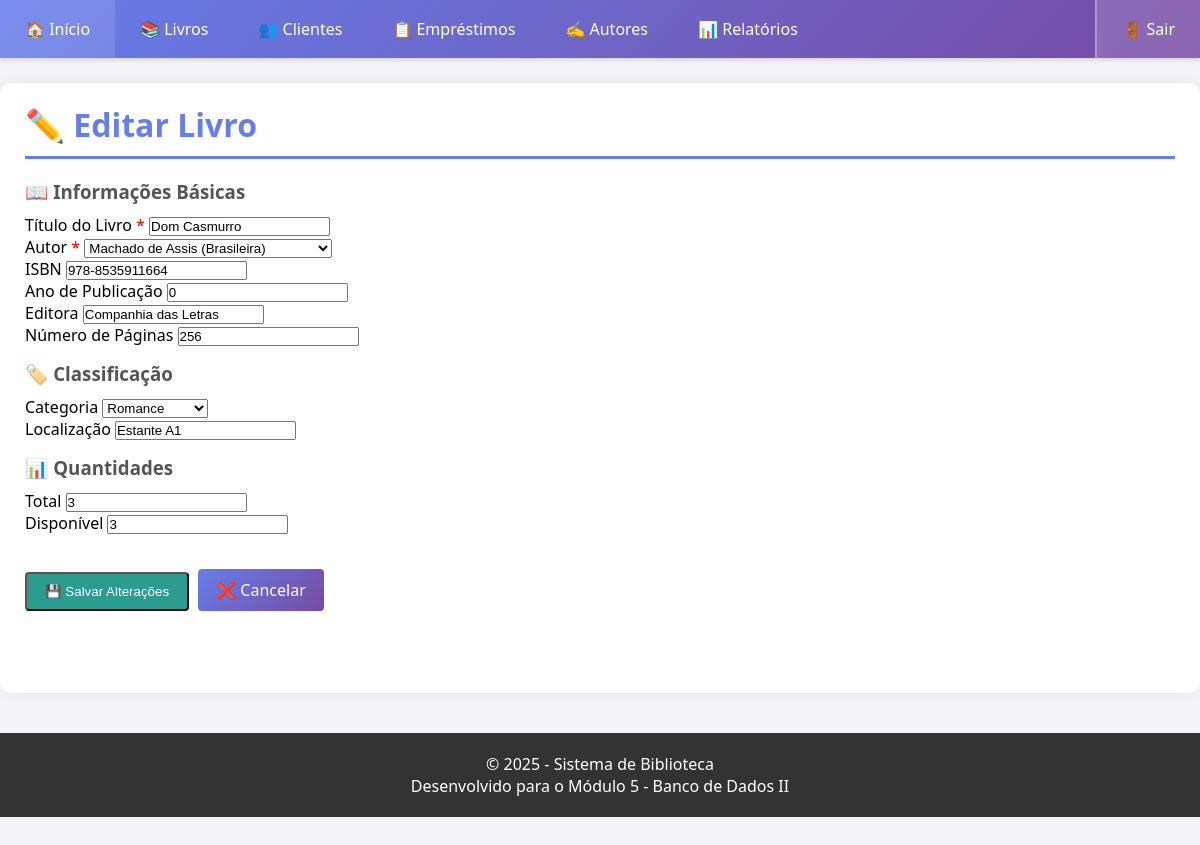
Page /livro_editar.php?id=1 on the committed database.
### tables this page shows
CREATE TABLE livros (
    id INT AUTO_INCREMENT PRIMARY KEY,
    titulo VARCHAR(200) NOT NULL,
    autor_id INT NOT NULL,
    isbn VARCHAR(20) UNIQUE,
    ano_publicacao YEAR,
    editora VARCHAR(100),
    numero_paginas INT,
    quantidade_total INT DEFAULT 1,
    quantidade_disponivel INT DEFAULT 1,
    categoria VARCHAR(50),
    localizacao VARCHAR(50),  
    created_at TIMESTAMP DEFAULT CURRENT_TIMESTAMP,
    updated_at TIMESTAMP DEFAULT CURRENT_TIMESTAMP ON UPDATE CURRENT_TIMESTAMP,
    
     
    FOREIGN KEY (autor_id) REFERENCES autores(id) ON DELETE RESTRICT,
    
     
    INDEX idx_titulo (titulo),
    INDEX idx_autor (autor_id),
    INDEX idx_isbn (isbn)
);

CREATE TABLE autores (
    id INT AUTO_INCREMENT PRIMARY KEY,
    nome VARCHAR(150) NOT NULL,
    nacionalidade VARCHAR(50),
    data_nascimento DATE,
    biografia TEXT,
    created_at TIMESTAMP DEFAULT CURRENT_TIMESTAMP,
    updated_at TIMESTAMP DEFAULT CURRENT_TIMESTAMP ON UPDATE CURRENT_TIMESTAMP
);

### livro_editar.php (the view, shortened to what this page needs)
<?php
require_once 'includes/header.php';
$db = Database::getInstance();
$pdo = $db->getConnection();
$id = isset($_GET['id']) ? (int)$_GET['id'] : 0;
try {
    $sql = "SELECT * FROM livros WHERE id = :id";
    $stmt = $pdo->prepare($sql);
    $stmt->execute(['id' => $id]);
    $livro = $stmt->fetch(PDO::FETCH_ASSOC);
    $sqlAutores = "SELECT id, nome, nacionalidade FROM autores ORDER BY nome";
    $autores = $pdo->query($sqlAutores)->fetchAll(PDO::FETCH_ASSOC);
?>
<h1>✏️ Editar Livro</h1>
<form method="POST" action="livro_atualizar.php" id="formLivro">
    <div class="card">
        <h3>📖 Informações Básicas</h3>
        <div class="form-group">
            <label for="titulo">Título do Livro <span style="color:red">*</span></label>
            <input type="text" id="titulo" name="titulo" required maxlength="200"
                   value="<?= htmlspecialchars($livro['titulo']) ?>">
        </div>
        <div class="row">
            <div class="col">
                <div class="form-group">
                    <label for="autor_id">Autor <span style="color:red">*</span></label>
                    <select id="autor_id" name="autor_id" required>
                        <?php foreach ($autores as $autor): ?>
                            <option value="<?= $autor['id'] ?>"
                                <?= $autor['id'] == $livro['autor_id'] ? 'selected' : '' ?>>
                                <?= htmlspecialchars($autor['nome']) ?>
                                <?php if ($autor['nacionalidade']): ?>
                                    (<?= htmlspecialchars($autor['nacionalidade']) ?>)
                                <?php endif; ?>
                            </option>
                        <?php endforeach; ?>
                    </select>
                </div>
            </div>
            <div class="col">
                <div class="form-group">
                    <label for="isbn">ISBN</label>
                    <input type="text" id="isbn" name="isbn" maxlength="20"
                           value="<?= htmlspecialchars($livro['isbn']) ?>">
                </div>
            </div>
        </div>
        <div class="row">
            <div class="col">
                <label for="ano_publicacao">Ano de Publicação</label>
                <input type="number" id="ano_publicacao" name="ano_publicacao"
                       value="<?= htmlspecialchars($livro['ano_publicacao']) ?>">
            </div>
            <div class="col">
                <label for="editora">Editora</label>
                <input type="text" id="editora" name="editora"
                       value="<?= htmlspecialchars($livro['editora']) ?>">
            </div>
            <div class="col">
                <label for="numero_paginas">Número de Páginas</label>
                <input type="number" id="numero_paginas" name="numero_paginas"
                       value="<?= htmlspecialchars($livro['numero_paginas']) ?>">
            </div>
        </div>
    </div>
    <div class="card">
        <h3>🏷️ Classificação</h3>
        <div class="row">
            <div class="col">
                <label for="categoria">Categoria</label>
                <select id="categoria" name="categoria">
                    <?php
                    $categorias = ['Romance','Ficção','Fantasia','Terror','Mistério','Suspense','Biografia','História','Ciência','Autoajuda','Infantil','Técnico','Poesia','Drama','Aventura','Outros'];
                    foreach ($categorias as $cat) {
                        $selected = ($livro['categoria'] == $cat) ? 'selected' : '';
                        echo "<option value='$cat' $selected>$cat</option>";
                    }
                    ?>
                </select>
            </div>
            <div class="col">
                <label for="localizacao">Localização</label>
                <input type="text" id="localizacao" name="localizacao"
                       value="<?= htmlspecialchars($livro['localizacao']) ?>">
            </div>
        </div>
    </div>
    <div class="card">
        <h3>📊 Quantidades</h3>
        <div class="row">
            <div class="col">
                <label for="quantidade_total">Total</label>
                <input type="number" id="quantidade_total" name="quantidade_total" required
                       value="<?= htmlspecialchars($livro['quantidade_total']) ?>">
            </div>
            <div class="col">
                <label for="quantidade_disponivel">Disponível</label>
                <input type="number" id="quantidade_disponivel" name="quantidade_disponivel" required
                       value="<?= htmlspecialchars($livro['quantidade_disponivel']) ?>">
            </div>
        </div>
    </div>
    <div style="margin-top:30px;">
        <button type="submit" class="btn btn-success">💾 Salvar Alterações</button>
        <a href="livros.php" class="btn btn-warning">❌ Cancelar</a>
    </div>
</form>
<?php
} catch (PDOException $e) {
    exibirMensagem('erro', 'Erro ao carregar dados: ' . $e->getMessage());
}
require_once 'includes/footer.php';
?>

### includes/header.php (style rules this page uses)
* { margin: 0; padding: 0; box-sizing: border-box; }
body { font-family: "Segoe UI", sans-serif; background: #f4f4f9; padding-bottom: 60px; }
h1 { color: #667eea; margin-bottom: 20px; border-bottom: 3px solid #667eea; padding-bottom: 10px; }
h3 { color: #555; margin: 15px 0 10px; }
.btn { padding: 10px 18px; background: linear-gradient(135deg, #667eea, #764ba2); color: white; border-radius: 4px; text-decoration: none; display: inline-block; margin: 5px 5px 5px 0; transition: 0.3s; }
.btn-success { background: #2a9d8f; }

### rows in the picture
livros: titulo "Dom Casmurro", autor_id "Machado de Assis (Brasileira)", isbn "978-8535911664", ano_publicacao "0", editora "Companhia das Letras", numero_paginas "256", localizacao "Estante A1", quantidade_total "3", quantidade_disponivel "3"

### other values in the picture
form field categoria "Romance"
